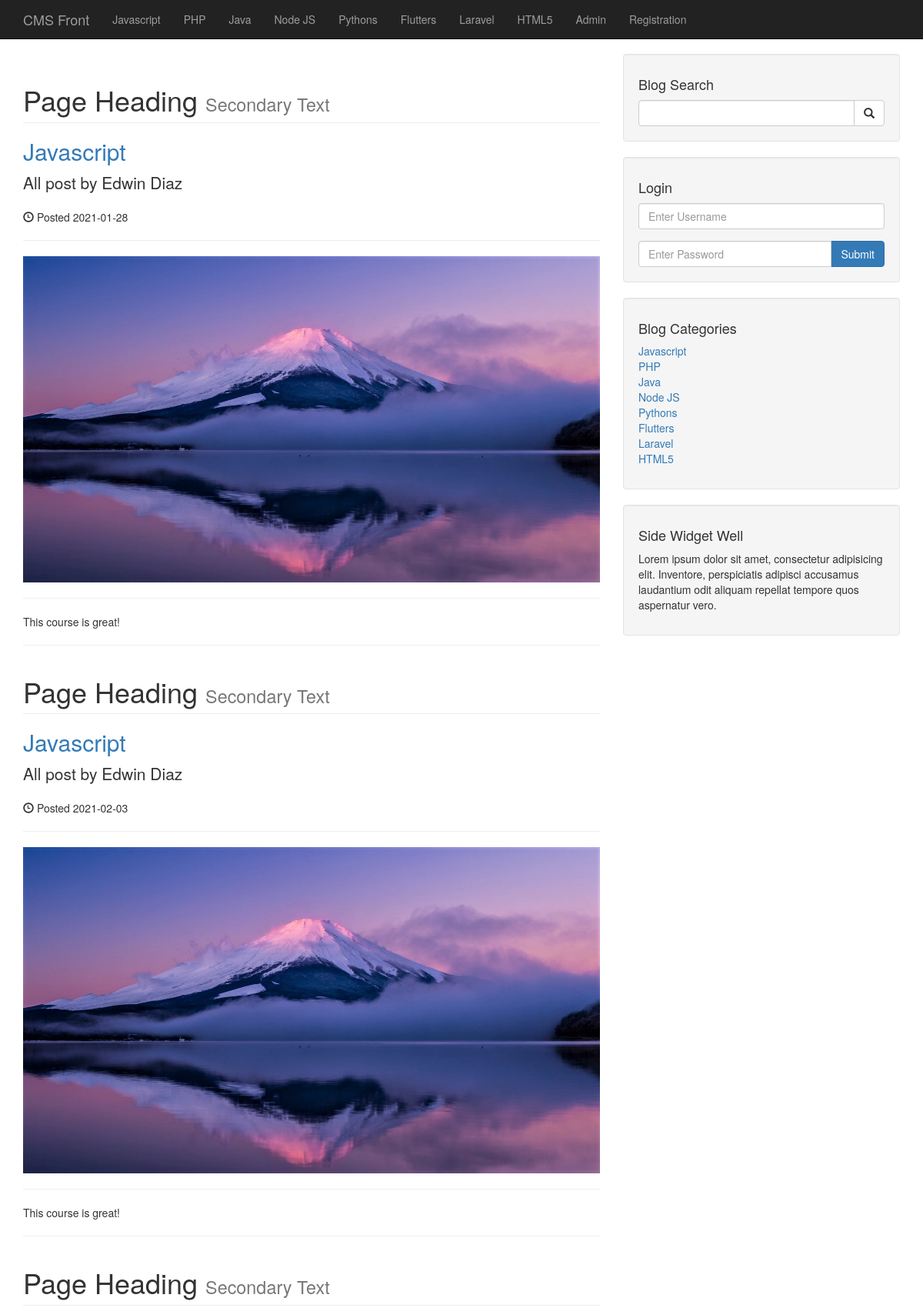
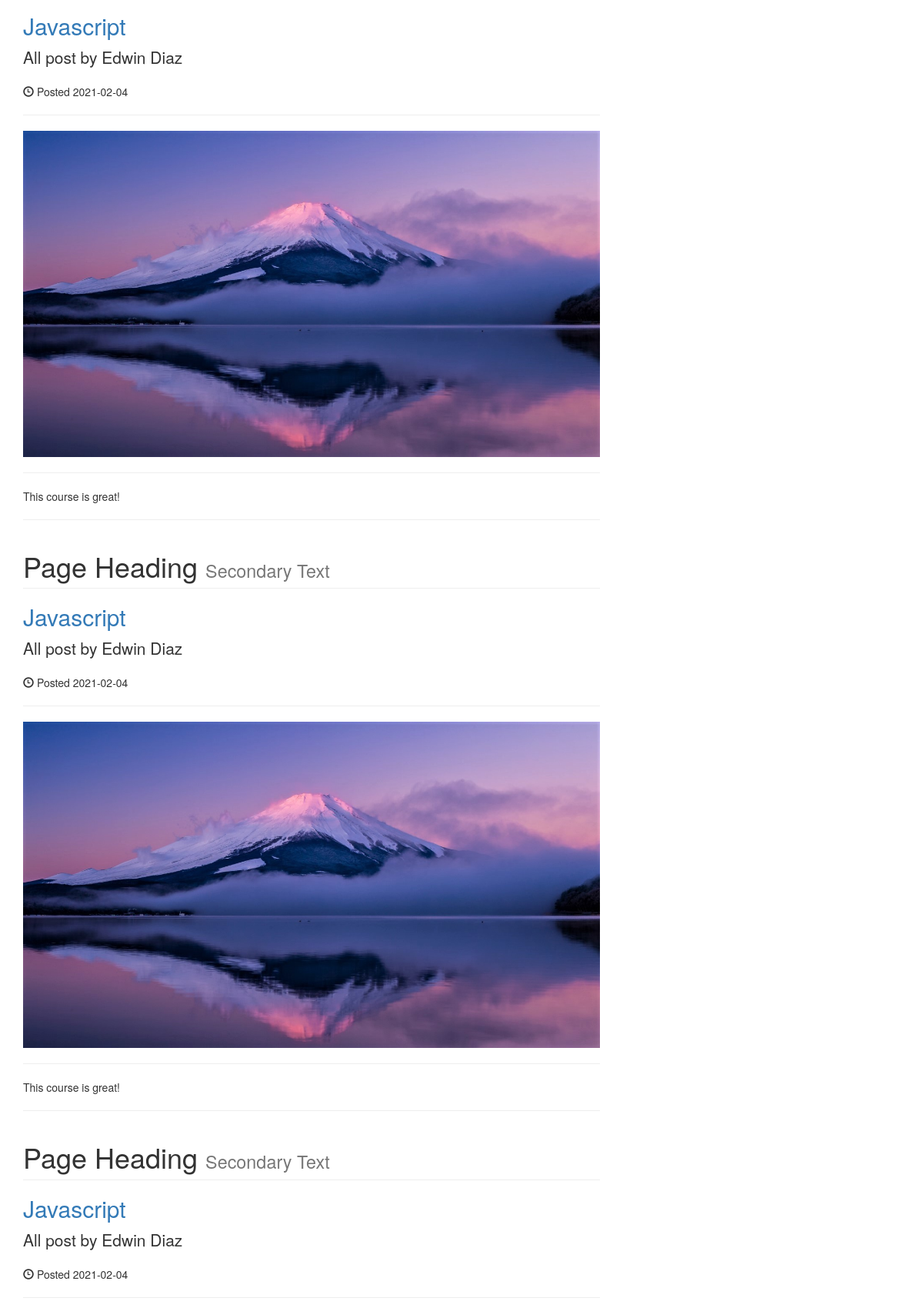
Screenshot of /author_posts.php?author=Edwin Diaz&p_id=3 (upper part) with the database file from the repository (2 pictures, top to bottom).
### tables this page shows
CREATE TABLE `categories` (
  `cat_id` int(3) NOT NULL,
  `cat_title` varchar(255) NOT NULL
);

CREATE TABLE `posts` (
  `post_id` int(3) NOT NULL,
  `post_category_id` int(3) NOT NULL,
  `post_title` varchar(255) NOT NULL,
  `post_author` varchar(255) NOT NULL,
  `post_date` date NOT NULL,
  `post_image` text NOT NULL,
  `post_content` text NOT NULL,
  `post_tag` varchar(255) NOT NULL,
  `post_comment_count` int(11) NOT NULL,
  `post_status` varchar(255) NOT NULL DEFAULT 'draft',
  `post_view_count` int(11) NOT NULL
);

### author_posts.php (the view, shortened to what this page needs)
<?php include("includes/header.php"); ?>
<?php include("includes/nav.php"); ?>
    <div class="container">
        <div class="row">
            <div class="col-md-8">
                <?php
                if(isset($_GET['p_id'])){
                    $the_post_author = $_GET['author'];
                }
                $query = "SELECT * FROM posts WHERE post_author = '{$the_post_author}'";
                $select_all_posts_query = mysqli_query($connection, $query);
                while ($row = mysqli_fetch_assoc($select_all_posts_query)) {
                    $post_title = $row['post_title'];
                    $post_author = $row['post_author'];
                    $post_date = $row['post_date'];
                    $post_image = $row['post_image'];
                    $post_content = $row['post_content'];
                    ?>
                <h1 class="page-header">
                    Page Heading
                    <small>Secondary Text</small>
                </h1>
                <h2>
                    <a href="#"><?php echo $post_title ?></a>
                </h2>
                <p class="lead">
                    All post by <?php echo $post_author ?>
                </p>
                <p><span class="glyphicon glyphicon-time"></span> Posted <?php echo $post_date ?></p>
                <hr>
                <img class="img-responsive" src="images/<?php echo $post_image ?>" alt="">
                <hr>
                <p><?php echo $post_content ?></p>
                <hr>
              <?php  } ?>
            </div>
        <?php include("includes/sidebar.php"); ?>
        </div>
</div>
   <?php include("includes/footer.php"); ?>

### includes/nav.php (shortened to what this page needs)
<nav class="navbar navbar-inverse navbar-fixed-top" role="navigation">
    <div class="container">
        <div class="navbar-header">
            <a class="navbar-brand" href="index.php">CMS Front</a>
        </div>
        <div class="collapse navbar-collapse" id="bs-example-navbar-collapse-1">
            <ul class="nav navbar-nav">
                <?php
                    $query = "SELECT * FROM categories";
                    $select_all_categories_query = mysqli_query($connection, $query);
                    while ($row = mysqli_fetch_assoc($select_all_categories_query)) {
                        $cat_title = $row['cat_title'];
                        echo "<li><a href='#'>{$cat_title}</a></li>";
                    }
                 ?>
                <li>
                    <a href="admin">Admin</a>
                </li>
                <li>
                    <a href="registration.php">Registration</a>
                </li>
            </ul>
        </div>
    </div>
</nav>

### includes/sidebar.php
            <div class="col-md-4">
                <div class="well">
                    <h4>Blog Search</h4>
                    <form action="search.php" method="post">
                    <div class="input-group">
                        <input name="search" type="text" class="form-control">
                        <span class="input-group-btn">
                            <button name="submit" class="btn btn-default" type="submit">
                                <span class="glyphicon glyphicon-search"></span>
                        </button>
                        </span>
                    </div>
                    </form>
                </div>
                <div class="well">
                    <h4>Login</h4>
                    <form action="includes/login.php" method="post">
                    <div class="form-group">
                        <input name="username" type="text" class="form-control" placeholder="Enter Username">
                    </div>
                    <div class="input-group">
                        <input name="password" type="password" class="form-control" placeholder="Enter Password">
                        <span class="input-group-btn">
                            <button class="btn btn-primary" name="login" type="submit">
                                Submit
                            </button>
                        </span>
                    </div>
                    </form>
                </div>
                <div class="well">
<?php
         $query = "SELECT * FROM categories ";
            $select_all_categories_sidebar = mysqli_query($connection, $query);
 ?>
                    <h4>Blog Categories</h4>
                    <div class="row">
                        <div class="col-lg-12">
                            <ul class="list-unstyled">
<?php
                        while ($row = mysqli_fetch_assoc($select_all_categories_sidebar)) {
                            $cat_title = $row['cat_title'];
                            $cat_id = $row['cat_id'];
                            echo "<li><a href='category.php?category=$cat_id'>{$cat_title}</a></li>";
                        }
 ?>
                            </ul>
                        </div>
                    </div>
                </div>
            <?php include "widget.php"; ?>
            </div>

### css/blog-home.css (style rules this page uses)
body { padding-top: 70px; }

### rows the page displays
categories: cat_title "Javascript"
categories: cat_title "PHP"
categories: cat_title "Java"
categories: cat_title "Node JS"
categories: cat_title "Pythons"
categories: cat_title "Flutters"
categories: cat_title "Laravel"
categories: cat_title "HTML5"
posts: post_title "Javascript", post_author "Edwin Diaz", post_date "2021-01-28", post_image (picture), post_content "This course is great!"
posts: post_title "Javascript", post_author "Edwin Diaz", post_date "2021-02-03", post_image (picture), post_content "This course is great!"
posts: post_title "Javascript", post_author "Edwin Diaz", post_date "2021-02-04", post_image (picture), post_content "This course is great!"
posts: post_title "Javascript", post_author "Edwin Diaz", post_date "2021-02-04", post_image (picture), post_content "This course is great!"
posts: post_title "Javascript", post_author "Edwin Diaz", post_date "2021-02-04"
